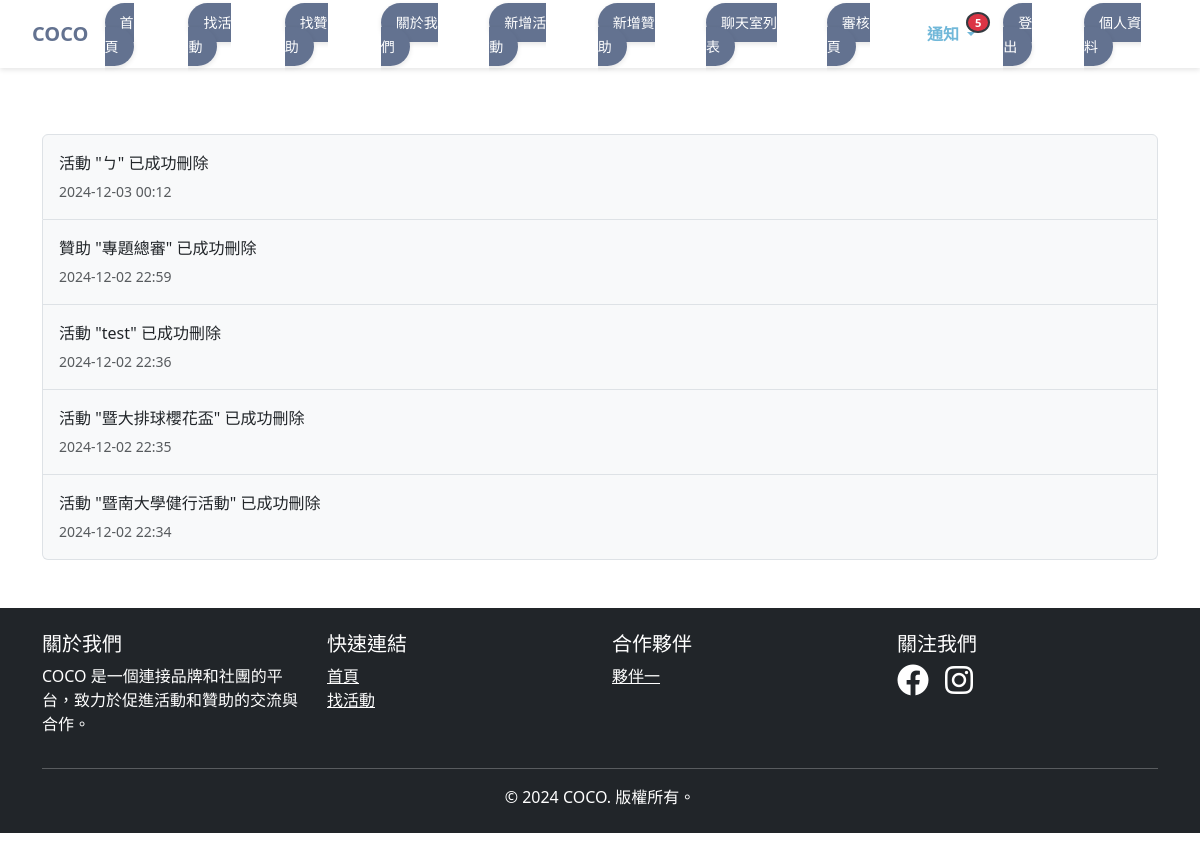
/notifications/ (signed in), run on an earlier commit of the app's database.
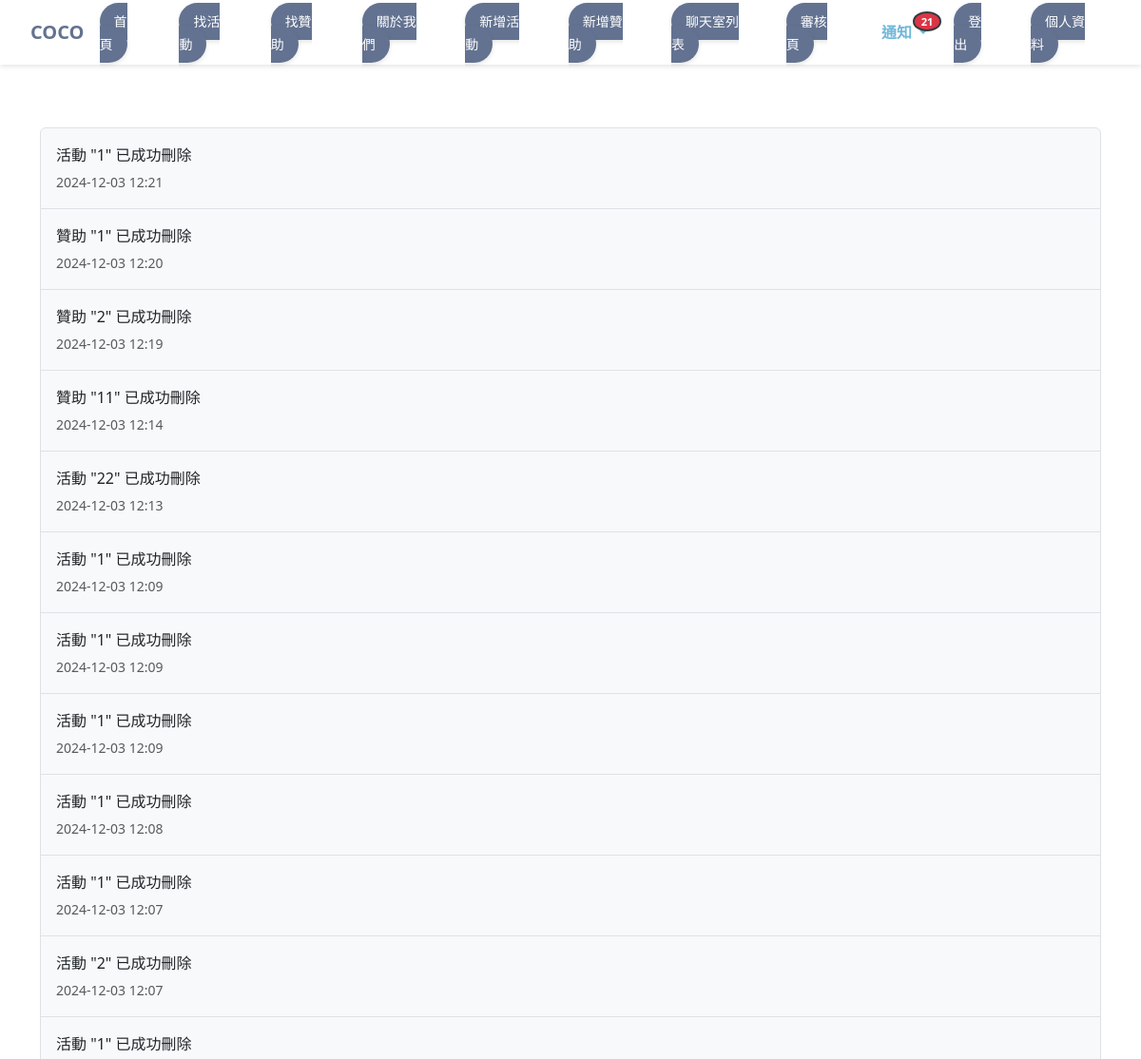
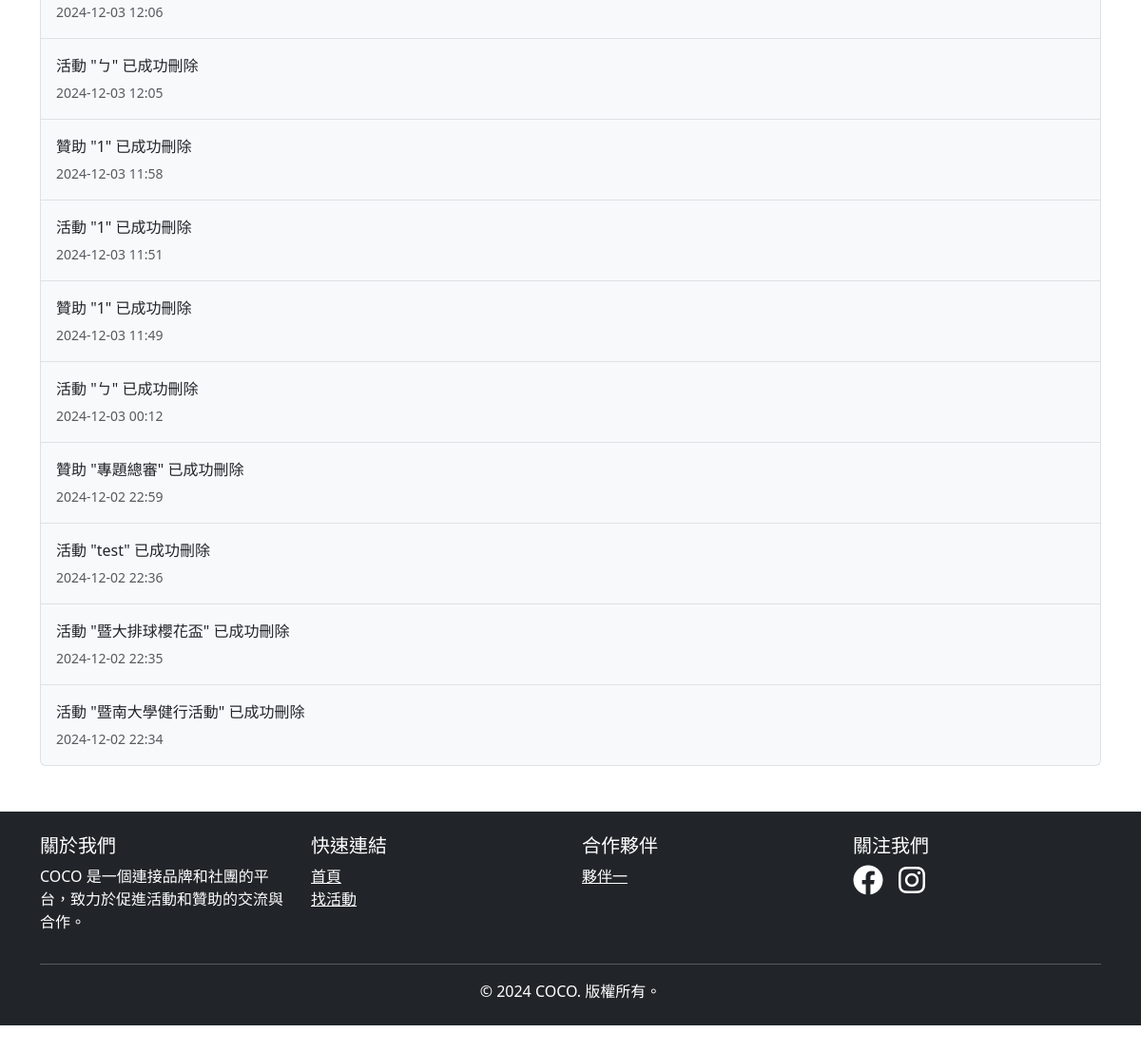
And on a later commit of the database (2 pictures, top to bottom).
### events/models.py (models this page shows, shortened)
class Notification(models.Model):
    user = models.ForeignKey(User, on_delete=models.CASCADE, related_name='notifications')
    activity = models.ForeignKey('Activitynew', on_delete=models.CASCADE, null=True, blank=True)
    sponsorship = models.ForeignKey('Sponsorshipnew', on_delete=models.CASCADE, null=True, blank=True)
    message = models.CharField(max_length=255)
    created_at = models.DateTimeField(auto_now_add=True)
    is_read = models.BooleanField(default=False)
    class Meta:
        ordering = ['-created_at']

### events/views.py (the view)
# urls.py: path('notifications/', views.notification_list, name='notification_list'),
@login_required
def notification_list(request):
    notifications = Notification.objects.filter(user=request.user).order_by('-created_at')
    return render(request, 'events/notification_list.html', {'notifications': notifications})

### events/context_processors.py (called while the page is built)
def notifications(request):
    if request.user.is_authenticated:
        notifications = Notification.objects.filter(user=request.user).order_by('-created_at')
        unread_count = notifications.filter(is_read=False).count()
        return {
            'notifications': notifications[:5],  # 只在這裡進行切片
            'unread_notifications_count': unread_count
        }
    return {}

### events/templates/events/notification_list.html
{% extends 'base.html' %}
{% block content %}
<div class="container mt-4">
    <h2 class="mb-4"> <br> </h2>
    {% if notifications %}
        <div class="list-group">
        {% for notification in notifications %}
            <div class="list-group-item d-flex justify-content-between align-items-center py-3 {% if not notification.is_read %}bg-light{% endif %}">
                <div>
                    <p class="mb-1">{{ notification.message }}</p>
                    <small class="text-muted">{{ notification.created_at|date:"Y-m-d H:i" }}</small>
                </div>
            </div>
        {% endfor %}
        </div>
    {% else %}
        <div class="alert alert-info text-center">目前沒有通知。</div>
    {% endif %}
</div>
{% endblock %}

### events/templates/base.html (shortened to what this page needs)
{% load django_bootstrap5 %}
{% load notification_tags %}
{% load static %}
<!DOCTYPE html>
<html lang="zh-Hant" data-bs-theme="auto">
<head>
    <link href="{% static 'css/styles.css' %}" rel="stylesheet">
    {% bootstrap_css %}
    <link rel="stylesheet" href="https://cdnjs.cloudflare.com/ajax/libs/font-awesome/6.0.0-beta3/css/all.min.css">
    <link rel="stylesheet" href="https://unpkg.com/leaflet@1.7.1/dist/leaflet.css" />
</head>
<body>
<header data-bs-theme="dark">
  <nav class="navbar navbar-expand-lg navbar-dark fixed-top custom-navbar">
    <div class="container-fluid">
      <a class="navbar-brand" href="{% url 'event_list' %}">COCO</a>
      <div
        class="offcanvas offcanvas-end"
        tabindex="-1"
        id="offcanvasNavbar"
        aria-labelledby="offcanvasNavbarLabel"
      >
        <div class="offcanvas-body">
          <ul class="navbar-nav justify-content-start flex-grow-1 pe-3">
            <li class="nav-item">
              <a class="nav-button" href="{% url 'event_list' %}">首頁</a>
            </li>
            <li class="nav-item">
              <a class="nav-button" href="{% url 'activitynew_list' %}">找活動</a>
            </li>
            <li class="nav-item">
              <a class="nav-button" href="{% url 'sponsorship_list' %}">找贊助</a>
            </li>
            <li class="nav-item">
              <a class="nav-button" href="{% url 'about_us' %}">關於我們</a>
            </li>
            <li class="nav-item">
              <a class="nav-button" href="{% url 'add_activity' %}">新增活動</a>
            </li>
            <li class="nav-item">
              <a class="nav-button" href="{% url 'add_sponsorship' %}">新增贊助</a>
            </li>
            <li class="nav-item">
              <a class="nav-button" href="{% url 'chatroom_list' %}">聊天室列表</a>
            </li>
            {% if user.is_staff %}
            <li class="nav-item">
              <a class="nav-button" href="{% url 'check_activity' %}">審核頁</a>
            </li>
            {% endif %}
          </ul>
          <ul class="navbar-nav ms-auto">
            <li class="nav-item dropdown">
              <a
                class="nav-link dropdown-toggle position-relative"
                href="#"
                id="navbarDropdownMenuLink"
                role="button"
                data-bs-toggle="dropdown"
                aria-expanded="false"
              >
                通知
                {% if unread_notifications_count > 0 %}
                <span class="badge bg-danger notification-badge">
                  {{ unread_notifications_count }}
                </span>
                {% endif %}
              </a>
            </li>
            {% if user.is_authenticated %}
            <li class="nav-item">
              <a href="{% url 'logout' %}" class="nav-button">登出</a>
            </li>
            <li class="nav-item">
              <a href="{% url 'profile' %}" class="nav-button">個人資料</a>
            </li>
            {% endif %}
          </ul>
        </div>
      </div>
    </div>
  </nav>
</header>
<main>
    {% block content %}
    {% endblock %}
</main>
<footer class="bg-dark text-white mt-5">
    <div class="container py-4">
        <div class="row">
            <div class="col-md-3"><h5>關於我們</h5><p>COCO 是一個連接品牌和社團的平台，致力於促進活動和贊助的交流與合作。</p></div>
            <div class="col-md-3"><h5>快速連結</h5><ul class="list-unstyled"><li><a href="{% url 'event_list' %}" class="text-white">首頁</a></li><li><a href="#" class="text-white">找活動</a></li></ul></div>
            <div class="col-md-3"><h5>合作夥伴</h5><ul class="list-unstyled"><li><a href="#" class="text-white">夥伴一</a></li></ul></div>
            <div class="col-md-3"><h5>關注我們</h5><a href="#" class="text-white me-3"><i class="fab fa-facebook fa-2x"></i></a><a href="#" class="text-white"><i class="fab fa-instagram fa-2x"></i></a></div>
        </div>
        <hr class="bg-white">
        <div class="text-center"><p class="mb-0">&copy; 2024 COCO. 版權所有。</p></div>
    </div>
</footer>
</body>
</html>

### events/static/css/styles.css (style rules this page uses)
body { padding-top: 3rem; padding-bottom: 3rem; color: rgb(var(--bs-tertiary-color-rgb)); }
.custom-navbar { background-color: rgba(0, 0, 0, 0.4); }

### events/templates/base.html (style rules this page uses)
.navbar-brand { color: #637290 !important; font-weight: bold; text-transform: uppercase; }
.custom-navbar { background: rgba(255, 255, 255, 0.8); box-shadow: 0 2px 5px rgba(0, 0, 0, 0.1); padding: 10px 20px; }
.nav-button { background-color: #637290; border: none; color: white; border-radius: 25px; padding: 10px 20px; font-size: 14px; font-weight: 500; text-decoration: none; cursor: pointer; transition: all 0.3s ease; box-shadow: 0 2px 5px rgba(0, 0, 0, 0.1); margin: 10px 15px 10px 0; }
.navbar-nav .nav-link { font-weight: 500; color: white !important; transition: color 0.3s ease; }
@media (min-width: 1200px) { .navbar-nav { flex-direction: row; align-items: center; gap: 20px; } }
@media (min-width: 1200px) { .nav-item { display: inline-block; } }
@media (min-width: 1200px) { .nav-button { padding: 10px 15px; border-radius: 25px; background-color: #637290; color: white; text-decoration: none; font-size: 14px; font-weight: 500; transition: background-color 0.3s, transform 0.3s; } }
@media (min-width: 1200px) { .notification-badge { margin-left: 5px; } }
.nav-item.dropdown > .nav-link { color: #71b8d9 !important; font-weight: bold; transition: all 0.3s ease; }
.notification-badge { position: absolute; top: 0; right: -5px; font-size: 0.7rem; padding: 0.25em 0.6em; border-radius: 50%; box-shadow: 0 0 0 2px #343a40; animation: pulse 2s infinite; }

What changed in the data, as far as the page shows it:
added Notification: message "活動 \"1\" 已成功刪除", created_at "2024-12-03 12:21"
added Notification: message "贊助 \"1\" 已成功刪除", created_at "2024-12-03 12:20"
added Notification: message "贊助 \"2\" 已成功刪除", created_at "2024-12-03 12:19"
added Notification: message "贊助 \"11\" 已成功刪除", created_at "2024-12-03 12:14"
added Notification: message "活動 \"22\" 已成功刪除", created_at "2024-12-03 12:13"
added Notification: message "活動 \"1\" 已成功刪除", created_at "2024-12-03 12:09"
added Notification: message "活動 \"1\" 已成功刪除", created_at "2024-12-03 12:09"
added Notification: message "活動 \"1\" 已成功刪除", created_at "2024-12-03 12:09"
added Notification: message "活動 \"1\" 已成功刪除", created_at "2024-12-03 12:08"
added Notification: message "活動 \"1\" 已成功刪除", created_at "2024-12-03 12:07"
added Notification: message "活動 \"2\" 已成功刪除", created_at "2024-12-03 12:07"
added Notification: message "活動 \"1\" 已成功刪除", created_at "2024-12-03 12:06"
added Notification: message "活動 \"ㄅ\" 已成功刪除", created_at "2024-12-03 12:05"
added Notification: message "贊助 \"1\" 已成功刪除", created_at "2024-12-03 11:58"
added Notification: message "活動 \"1\" 已成功刪除", created_at "2024-12-03 11:51"
added Notification: message "贊助 \"1\" 已成功刪除", created_at "2024-12-03 11:49"
Also different on the page:
{{ unread_notifications_count }}: "5" → "21"
